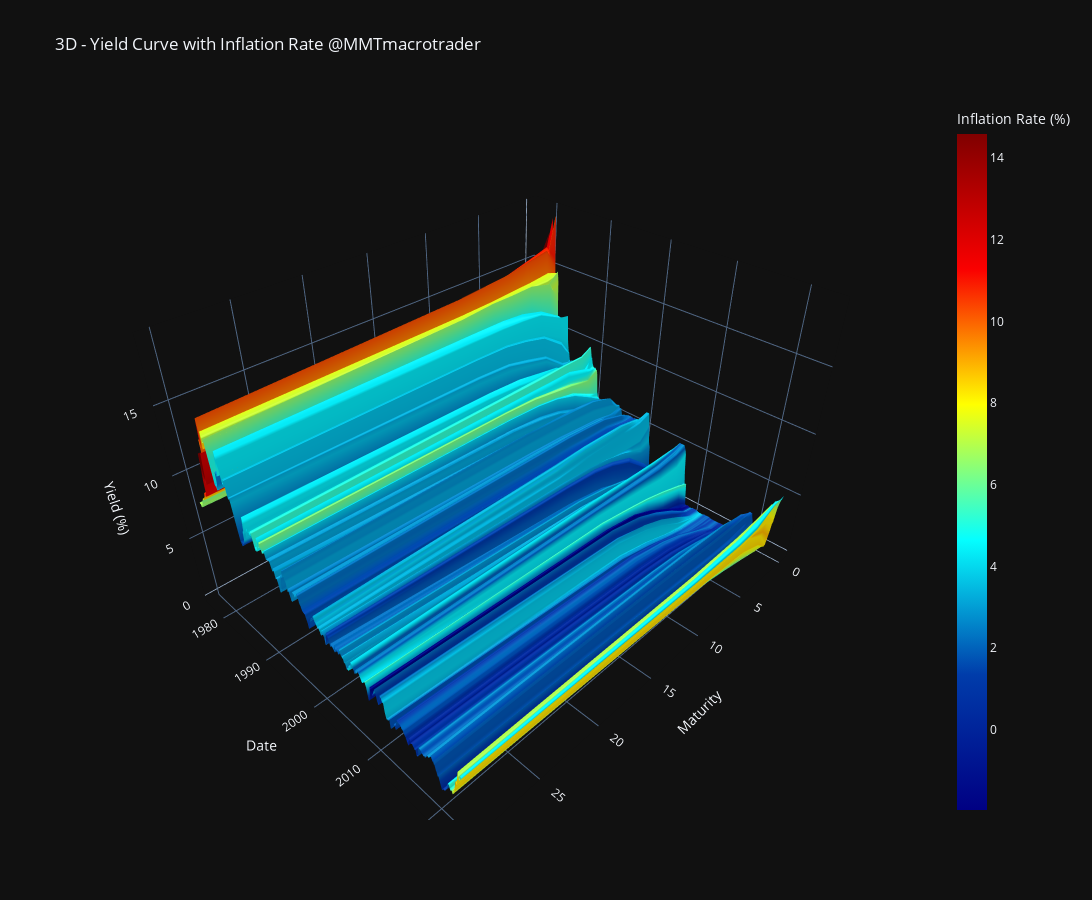

This figure's notebook cell:
### Code cell
# Convert z values to percentages
z_values_percent = z_values * 1

# Create 3D surface plot
fig = go.Figure(data=[
    go.Surface(
        x=x_values,
        y=y_values,
        z=z_values_percent,
        surfacecolor=df_melt.pivot_table(values='inflation_rate', index='index', columns='maturity').values,
        colorscale='Jet',  # Feel free to change the color scale
        colorbar=dict(title='Inflation Rate (%)'), # Add a label to the colorbar
    )
])

fig.update_layout(title='3D - Yield Curve with Inflation Rate @MMTmacrotrader', autosize=True,
                  scene=dict(xaxis_title='Maturity',
                             yaxis_title='Date',
                             zaxis_title='Yield (%)'), # Update the z-axis label
                  width=1600,  # Set the width of the plot
                  height=900,  # Set the height of the plot
                  template='plotly_dark')  # Set the theme to dark mode

fig.show()

# Export the plot to HTML
fig.write_html("plot.html")

### Figure 1 — Plotly figure (JSON) as saved in the notebook; plotly's stock layout.template omitted (floating-point values rounded to 4 significant figures; data arrays with more than 128 entries replaced by an {"elided": "..."} marker saying what was removed)
{"data": [{"colorbar": {"title": {"text": "Inflation Rate (%)"}}, "colorscale": [[0, "rgb(0,0,131)"], [0.2, "rgb(0,60,170)"], [0.4, "rgb(5,255,255)"], [0.6, "rgb(255,255,0)"], [0.8, "rgb(250,0,0)"], [1, "rgb(128,0,0)"]], "surfacecolor": {"elided": "356x7 float values"}, "type": "surface", "x": [0, 1, 3, 5, 7, 10, 30], "y": {"elided": "356 str values"}, "z": {"elided": "356x7 float values"}}], "layout": {"autosize": true, "height": 900, "scene": {"xaxis": {"title": {"text": "Maturity"}}, "yaxis": {"title": {"text": "Date"}}, "zaxis": {"title": {"text": "Yield (%)"}}}, "title": {"text": "3D - Yield Curve with Inflation Rate @MMTmacrotrader"}, "width": 1600}}
